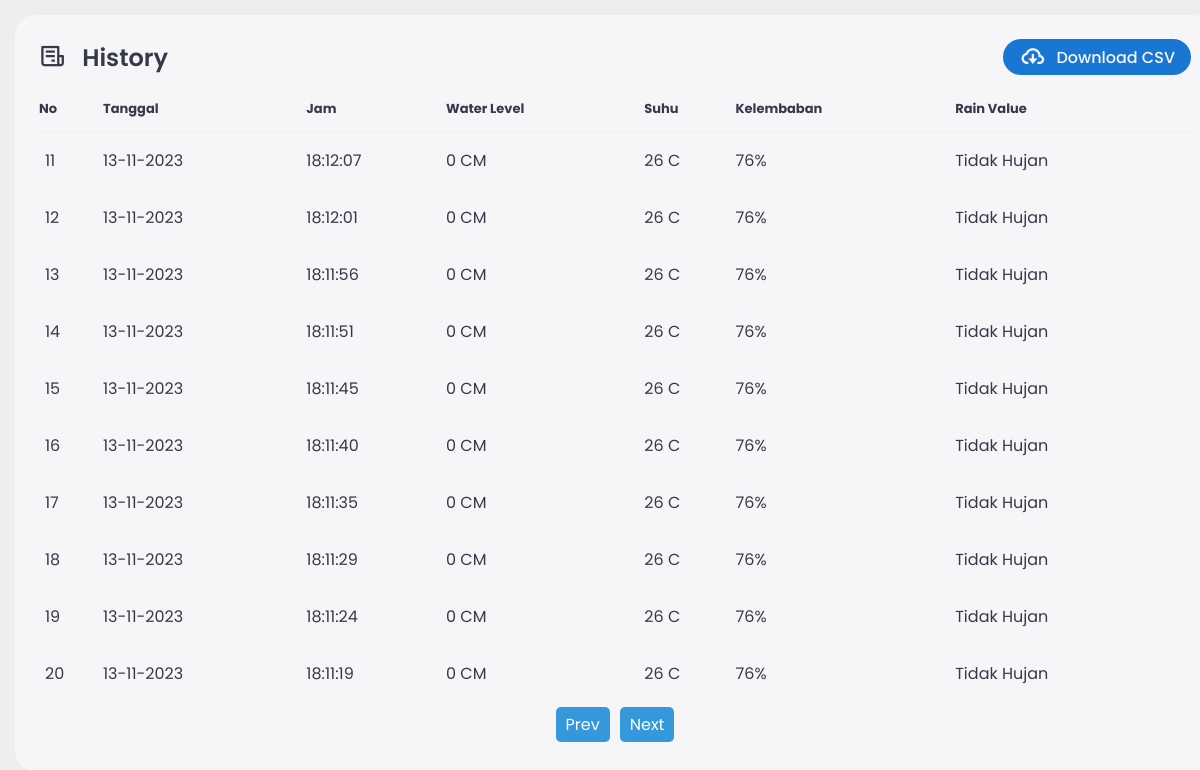
Screenshot of /smartdam/menu/history_full.php?page=2 with the database file from the repository.
### tables this page shows
CREATE TABLE `bendungan` (
  `id` int(11) NOT NULL,
  `tgl` varchar(12) DEFAULT NULL,
  `jam` varchar(12) DEFAULT NULL,
  `ketinggian` int(2) DEFAULT NULL,
  `suhu` int(2) DEFAULT NULL,
  `kelembaban` int(2) DEFAULT NULL,
  `rain_value` varchar(15) DEFAULT NULL
);

### smartdam/menu/history_full.php (the view, shortened to what this page needs)
<?php
    $koneksi = mysqli_connect("localhost", "id20397065_orlando", "Data_mahasiswa123", "id20397065_data_mhs");
    $limit = 10;
    $page = isset($_GET['page']) ? max(1, intval($_GET['page'])) : 1;
    $start = ($page - 1) * $limit;
    $query = "SELECT * FROM bendungan ORDER BY id DESC LIMIT $start, $limit";
    $result = mysqli_query($koneksi, $query);
?>
<!DOCTYPE html>
<html lang="en">
<head>
    <link href='https://unpkg.com/boxicons@2.1.4/css/boxicons.min.css' rel='stylesheet'>
    <link rel="stylesheet" href="../css/style.css">
</head>
<body>
    <div class="bottom-data">
        <div class="orders">
            <div class="header">
                <i class='bx bx-receipt'></i>
                <h3>History</h3>
                <a href="../api/generate_csv.php" class="report">
                    <i class='bx bx-cloud-download'></i>
                    <span>Download CSV</span>
                </a>
            </div>
            <table>
                <thead>
                    <tr>
                        <th>No</th>
                        <th>Tanggal</th>
                        <th>Jam</th>
                        <th>Water Level</th>
                        <th>Suhu</th>
                        <th>Kelembaban</th>
                        <th>Rain Value</th>
                    </tr>
                </thead>
                <tbody>
                    <?php
                    $no = ($page - 1) * $limit;
                    while ($data = mysqli_fetch_assoc($result)) { ?>
                        <tr>
                            <td><?= ++$no; ?></td>
                            <td><?= $data['tgl']; ?></td>
                            <td><?= $data['jam']; ?></td>
                            <td><?= $data['ketinggian'] . " CM"; ?></td>
                            <td><?= $data['suhu'] . " C"; ?></td>
                            <td><?= $data['kelembaban'] . "%"; ?></td>
                            <td><?= $data['rain_value']; ?></td>
                        </tr>
                    <?php } ?>
                </tbody>
            </table>
            <ul class='pagination'>
                <?php if ($page > 1): ?>
                    <li><a class='page-link' href='?page=<?= $page - 1 ?>'>Prev</a></li>
                <?php endif; ?>
                <?php if (mysqli_num_rows($result) == $limit): ?>
                    <li><a class='page-link' href='?page=<?= $page + 1 ?>'>Next</a></li>
                <?php endif; ?>
            </ul>
        </div>
    </div>
</body>
</html>

### smartdam/css/style.css (style rules this page uses)
:root { --light: #f6f6f9; --primary: #1976D2; --light-primary: #CFE8FF; --grey: #eee; --dark-grey: #AAAAAA; --dark: #363949; --danger: #D32F2F; --light-danger: #FECDD3; --warning: #FBC02D; --light-warning: #FFF2C6; --success: #388E3C; --light-success: #BBF7D0; }
* { margin: 0; padding: 0; box-sizing: border-box; font-family: 'Poppins', sans-serif; }
.bx { font-size: 1.7rem; }
a { text-decoration: none; }
li { list-style: none; }
html { overflow-x: hidden; }
body { background: var(--grey); overflow-x: hidden; }
.header { display: flex; align-items: center; justify-content: space-between; grid-gap: 16px; flex-wrap: wrap; }
.bottom-data { display: flex; flex-wrap: wrap; grid-gap: 24px; margin-top: 24px; width: 100%; color: var(--dark); }
.bottom-data>div { border-radius: 20px; background: var(--light); padding: 24px; overflow-x: auto; }
.bottom-data .header { display: flex; align-items: center; grid-gap: 16px; margin-bottom: 24px; }
.bottom-data .header h3 { margin-right: auto; font-size: 24px; font-weight: 600; }
.bottom-data .header .bx { cursor: pointer; }
.bottom-data .orders { flex-grow: 1; flex-basis: 500px; }
.bottom-data .orders table { width: 100%; border-collapse: collapse; }
.bottom-data .orders table th { padding-bottom: 12px; font-size: 13px; text-align: left; border-bottom: 1px solid var(--grey); }
.bottom-data .orders table td { padding: 16px 0; }
.bottom-data .orders table tr td:first-child { display: flex; align-items: center; grid-gap: 12px; padding-left: 6px; }
.bottom-data .orders table tbody tr { cursor: pointer; transition: all 0.3s ease; }
.pagination { display: flex; list-style: none; padding: 0; justify-content: center; }
.pagination li { margin: 5px; }
.pagination a, .pagination .page-link { display: block; padding: 5px 10px; background-color: #3498db; color: #fff; text-decoration: none; border-radius: 5px; transition: background-color 0.3s; }
.bottom-data .header { min-width: 576px; }
.bottom-data .orders table { min-width: 576px; }

### smartdam/menu/history_full.php (style rules this page uses)
.bottom-data { margin:15px; }
.report { height: 36px; padding: 0 16px; border-radius: 36px; background: var(--primary); color: var(--light); display: flex; align-items: center; justify-content: center; grid-gap: 10px; font-weight: 500; }

### rows the page displays
bendungan: tgl "13-11-2023", jam "18:12:07", ketinggian "0", suhu "26", kelembaban "76", rain_value "Tidak Hujan"
bendungan: tgl "13-11-2023", jam "18:12:01", ketinggian "0", suhu "26", kelembaban "76", rain_value "Tidak Hujan"
bendungan: tgl "13-11-2023", jam "18:11:56", ketinggian "0", suhu "26", kelembaban "76", rain_value "Tidak Hujan"
bendungan: tgl "13-11-2023", jam "18:11:51", ketinggian "0", suhu "26", kelembaban "76", rain_value "Tidak Hujan"
bendungan: tgl "13-11-2023", jam "18:11:45", ketinggian "0", suhu "26", kelembaban "76", rain_value "Tidak Hujan"
bendungan: tgl "13-11-2023", jam "18:11:40", ketinggian "0", suhu "26", kelembaban "76", rain_value "Tidak Hujan"
bendungan: tgl "13-11-2023", jam "18:11:35", ketinggian "0", suhu "26", kelembaban "76", rain_value "Tidak Hujan"
bendungan: tgl "13-11-2023", jam "18:11:29", ketinggian "0", suhu "26", kelembaban "76", rain_value "Tidak Hujan"
bendungan: tgl "13-11-2023", jam "18:11:24", ketinggian "0", suhu "26", kelembaban "76", rain_value "Tidak Hujan"
bendungan: tgl "13-11-2023", jam "18:11:19", ketinggian "0", suhu "26", kelembaban "76", rain_value "Tidak Hujan"
